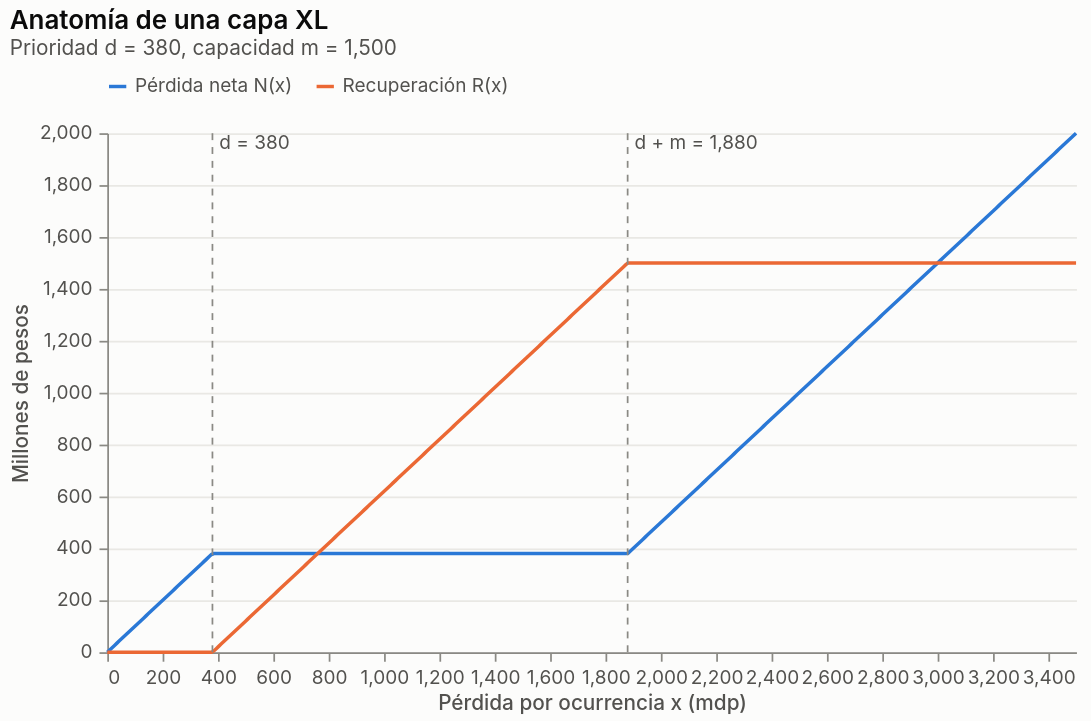

Notebook code for this chart:
### Code cell
fig["01_capa_xl"]

### Figure 1 — Vega-Lite specification as saved in the notebook (floating-point values rounded to 4 significant figures; data arrays with more than 128 entries replaced by an {"elided": "..."} marker saying what was removed)
{"$schema": "https://vega.github.io/schema/vega-lite/v6.4.1.json", "config": {"axis": {"domainColor": "#8a8984", "gridColor": "#e9e8e4", "labelColor": "#52514e", "labelFontSize": 11, "labelPadding": 4, "tickColor": "#8a8984", "titleColor": "#52514e", "titleFontSize": 12, "titleFontWeight": 500}, "axisX": {"grid": false}, "background": "#fcfcfb", "bar": {"cornerRadiusEnd": 4}, "font": "Inter, Segoe UI, Helvetica, Arial, sans-serif", "legend": {"labelColor": "#52514e", "labelFontSize": 11, "labelLimit": 420, "orient": "top", "symbolStrokeWidth": 2, "titleColor": "#52514e", "titleFontSize": 11}, "line": {"strokeWidth": 2}, "point": {"filled": true, "size": 64}, "range": {"category": ["#2a78d6", "#eb6834", "#1baf7a"]}, "title": {"anchor": "start", "color": "#0b0b0b", "fontSize": 15, "fontWeight": 600, "offset": 10, "subtitleColor": "#52514e", "subtitleFontSize": 12}, "view": {"stroke": null}}, "datasets": {"data-371a38c149f7051936e9f29f5c72d58a": {"elided": "802 records"}, "data-9a6be070a863a068ea8936f9b3d546a2": [{"t": "d = 380", "v": 380}, {"t": "d + m = 1,880", "v": 1880}], "data-e72762b2a974c316a60fc60098d4d4b4": [{"t": "d", "v": 380}, {"t": "d + m", "v": 1880}]}, "height": 300, "layer": [{"data": {"name": "data-371a38c149f7051936e9f29f5c72d58a"}, "encoding": {"color": {"field": "serie", "scale": {"domain": ["Pérdida neta N(x)", "Recuperación R(x)"], "range": ["#2a78d6", "#eb6834"]}, "title": null, "type": "nominal"}, "tooltip": [{"field": "x", "format": ",.0f", "type": "quantitative"}, {"field": "serie", "type": "nominal"}, {"field": "y", "format": ",.0f", "type": "quantitative"}], "x": {"field": "x", "title": "Pérdida por ocurrencia x (mdp)", "type": "quantitative"}, "y": {"field": "y", "title": "Millones de pesos", "type": "quantitative"}}, "mark": {"type": "line"}}, {"data": {"name": "data-e72762b2a974c316a60fc60098d4d4b4"}, "encoding": {"x": {"field": "v", "type": "quantitative"}}, "mark": {"color": "#8a8984", "strokeDash": [4, 4], "type": "rule"}}, {"data": {"name": "data-9a6be070a863a068ea8936f9b3d546a2"}, "encoding": {"text": {"field": "t", "type": "nominal"}, "x": {"field": "v", "type": "quantitative"}, "y": {"value": 12}}, "mark": {"align": "left", "color": "#52514e", "dx": 4, "dy": -6, "fontSize": 11, "type": "text"}}], "title": {"subtitle": "Prioridad d = 380, capacidad m = 1,500", "text": "Anatomía de una capa XL"}, "width": 560}
